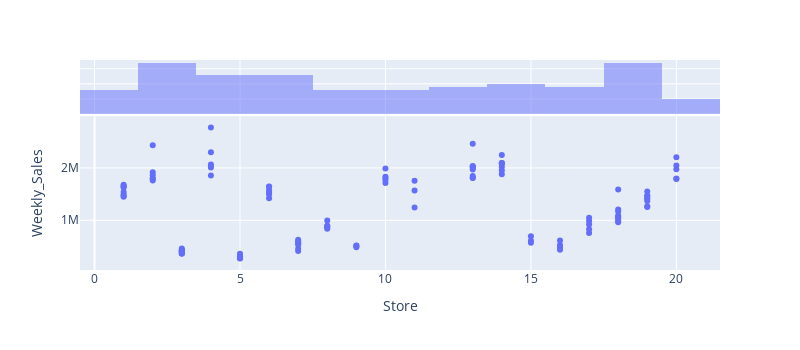
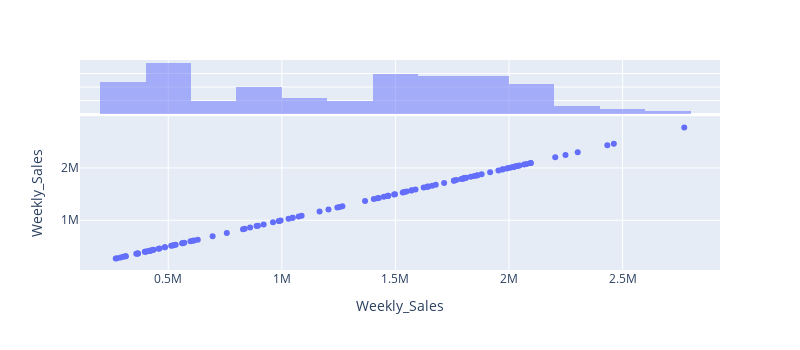
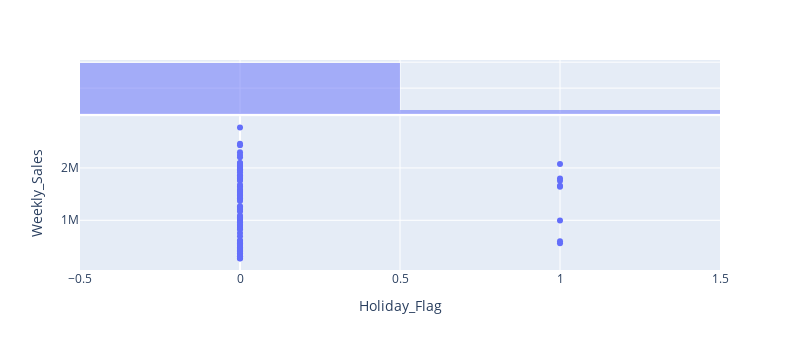
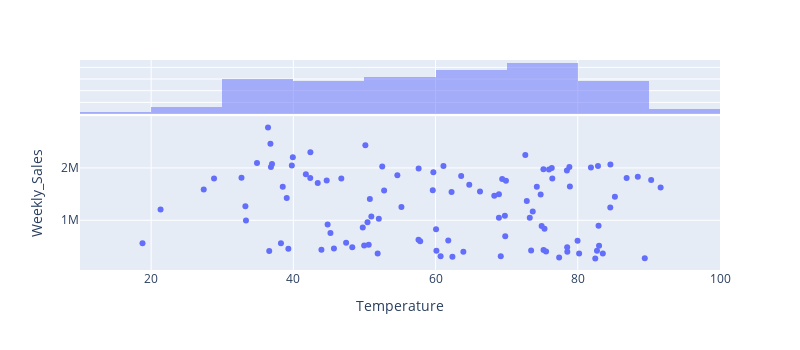

Source (notebook cell) for these figures, in order:
### Markdown cell above
### Analyse bivariée

### Code cell
# Plot scatter plots for each feature in the dataset against 'Weekly_Sales'
# Adds a histogram on the x-axis to better understand data distribution
for col in df_clean.columns:
    fig = px.scatter(df_clean, x=col, y='Weekly_Sales', width=800, height=350, marginal_x='histogram')
    fig.show()
